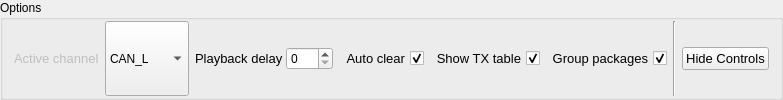
         <widget class="QGroupBox" name="groupBox_5">
          <property name="font">
           <font>
            <pointsize>9</pointsize>
           </font>
          </property>
          <property name="title">
           <string>Options</string>
          </property>
          <layout class="QHBoxLayout" name="horizontalLayout_6">
           <property name="topMargin">
            <number>1</number>
           </property>
           <property name="bottomMargin">
            <number>1</number>
           </property>
           <item>
            <layout class="QHBoxLayout" name="horizontalLayout_5">
             <item>
              <widget class="QLabel" name="label_3">
               <property name="enabled">
                <bool>false</bool>
               </property>
               <property name="font">
                <font>
                 <pointsize>10</pointsize>
                </font>
               </property>
               <property name="text">
                <string>Active channel</string>
               </property>
              </widget>
             </item>
             <item>
              <widget class="QComboBox" name="activeChannelComboBox">
               <property name="enabled">
                <bool>true</bool>
               </property>
               <property name="sizePolicy">
                <sizepolicy hsizetype="Preferred" vsizetype="Preferred">
                 <horstretch>0</horstretch>
                 <verstretch>0</verstretch>
                </sizepolicy>
               </property>
               <property name="minimumSize">
                <size>
                 <width>0</width>
                 <height>0</height>
                </size>
               </property>
               <property name="font">
                <font>
                 <pointsize>9</pointsize>
                </font>
               </property>
               <item>
                <property name="text">
                 <string>CAN_L</string>
                </property>
               </item>
               <item>
                <property name="text">
                 <string>CAN_M</string>
                </property>
               </item>
               <item>
                <property name="text">
                 <string>CAN_H</string>
                </property>
               </item>
               <item>
                <property name="text">
                 <string>RANDOM</string>
                </property>
               </item>
              </widget>
             </item>
            </layout>
           </item>
           <item>
            <layout class="QHBoxLayout" name="horizontalLayout_2">
             <property name="spacing">
              <number>0</number>
             </property>
             <item>
              <widget class="QLabel" name="label">
               <property name="sizePolicy">
                <sizepolicy hsizetype="Minimum" vsizetype="Preferred">
                 <horstretch>0</horstretch>
                 <verstretch>0</verstretch>
                </sizepolicy>
               </property>
               <property name="minimumSize">
                <size>
                 <width>88</width>
                 <height>0</height>
                </size>
               </property>
               <property name="font">
                <font>
                 <pointsize>10</pointsize>
                </font>
               </property>
               <property name="text">
                <string>Playback delay </string>
               </property>
              </widget>
             </item>
             <item>
              <widget class="QSpinBox" name="playbackDelaySpinBox">
               <property name="sizePolicy">
                <sizepolicy hsizetype="Minimum" vsizetype="Fixed">
                 <horstretch>0</horstretch>
                 <verstretch>0</verstretch>
                </sizepolicy>
               </property>
               <property name="minimumSize">
                <size>
                 <width>20</width>
                 <height>20</height>
                </size>
               </property>
               <property name="font">
                <font>
                 <pointsize>9</pointsize>
                </font>
               </property>
               <property name="maximum">
                <number>999</number>
               </property>
               <property name="value">
                <number>0</number>
               </property>
              </widget>
             </item>
            </layout>
           </item>
           <item>
            <widget class="QCheckBox" name="autoclearCheckBox">
             <property name="sizePolicy">
              <sizepolicy hsizetype="Preferred" vsizetype="Preferred">
               <horstretch>0</horstretch>
               <verstretch>0</verstretch>
              </sizepolicy>
             </property>
             <property name="font">
              <font>
               <pointsize>10</pointsize>
              </font>
             </property>
             <property name="layoutDirection">
              <enum>Qt::RightToLeft</enum>
             </property>
             <property name="text">
              <string>Auto clear</string>
             </property>
             <property name="checked">
              <bool>true</bool>
             </property>
            </widget>
           </item>
           <item>
            <widget class="QCheckBox" name="showSendingTableCheckBox">
             <property name="sizePolicy">
              <sizepolicy hsizetype="Preferred" vsizetype="Preferred">
               <horstretch>0</horstretch>
               <verstretch>0</verstretch>
              </sizepolicy>
             </property>
             <property name="font">
              <font>
               <pointsize>10</pointsize>
              </font>
             </property>
             <property name="layoutDirection">
              <enum>Qt::RightToLeft</enum>
             </property>
             <property name="text">
              <string>Show TX table</string>
             </property>
             <property name="checked">
              <bool>true</bool>
             </property>
            </widget>
           </item>
           <item>
            <widget class="QCheckBox" name="groupModeCheckBox">
             <property name="sizePolicy">
              <sizepolicy hsizetype="Preferred" vsizetype="Preferred">
               <horstretch>0</horstretch>
               <verstretch>0</verstretch>
              </sizepolicy>
             </property>
             <property name="font">
              <font>
               <pointsize>10</pointsize>
              </font>
             </property>
             <property name="layoutDirection">
              <enum>Qt::RightToLeft</enum>
             </property>
             <property name="text">
              <string>Group packages</string>
             </property>
             <property name="checked">
              <bool>true</bool>
             </property>
            </widget>
           </item>
           <item>
            <widget class="Line" name="line_6">
             <property name="orientation">
              <enum>Qt::Vertical</enum>
             </property>
            </widget>
           </item>
           <item>
            <widget class="QPushButton" name="hideControlsButton">
             <property name="maximumSize">
              <size>
               <width>100</width>
               <height>16777215</height>
              </size>
             </property>
             <property name="font">
              <font>
               <pointsize>10</pointsize>
              </font>
             </property>
             <property name="text">
              <string>Hide Controls</string>
             </property>
            </widget>
           </item>
          </layout>
         </widget>
